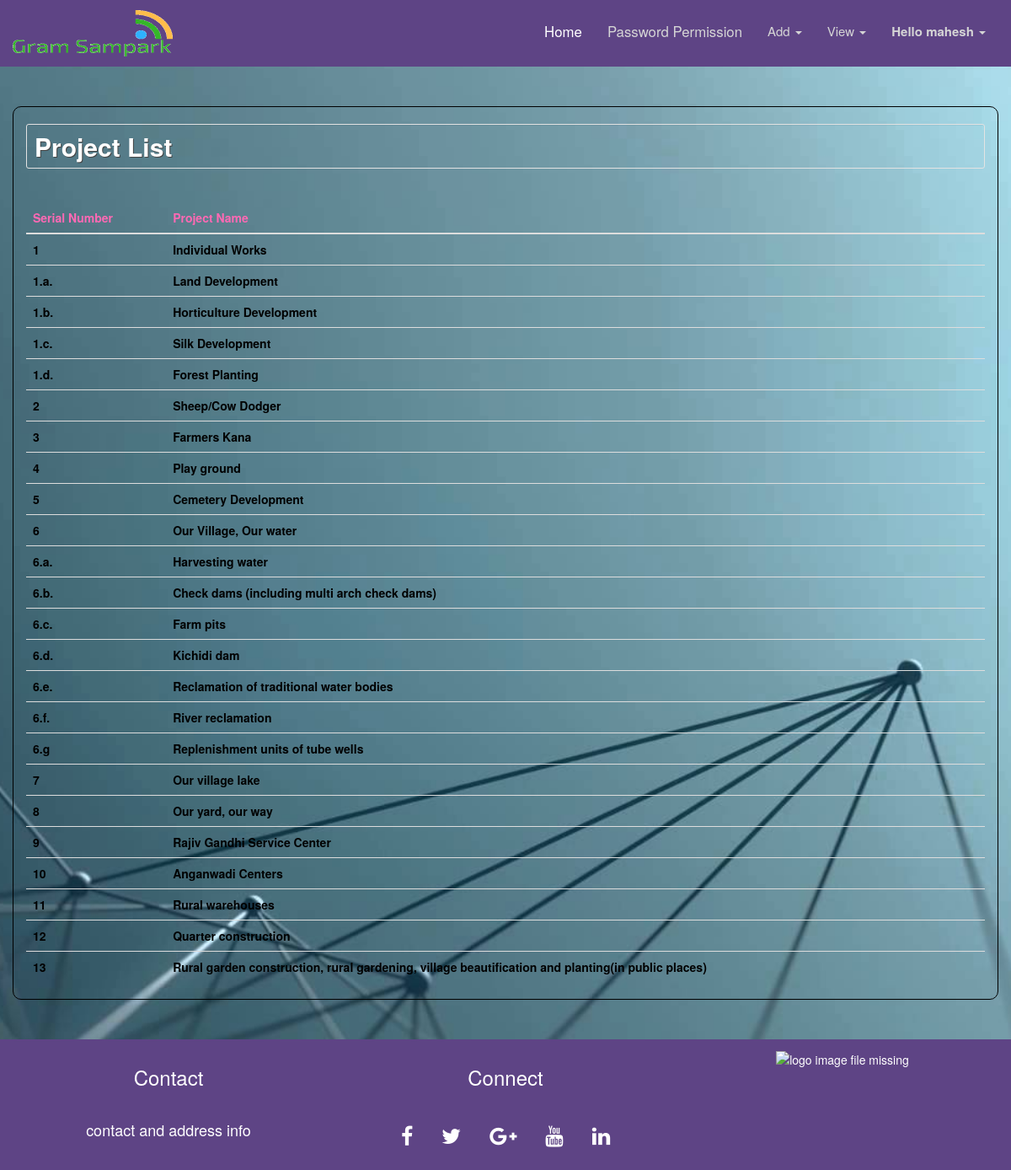
Page /zpadmin/viewprojects.php (signed in) on the committed database.
### tables this page shows
CREATE TABLE `project_list` (
  `pid` int(4) NOT NULL,
  `slno` varchar(10) NOT NULL,
  `project_name` varchar(100) NOT NULL,
  `visibility` int(3) NOT NULL,
  `uid` int(10) NOT NULL
);

### zpadmin/viewprojects.php (the view, shortened to what this page needs)
<!DOCTYPE html>
<html>
<head>
</head>
	<body class="bg">
		<?php
			include 'navbar.php';
		?>
		<div class="container-fluid">
			<div class="container" style="border:solid thin black;border-radius: 10px;">
				<h2 class="well well-sm" style="background-color:transparent; animation-duration: 3s;text-shadow:1px 1px 0 #444; color: white"><b>Project List</b></h2><br>
				<div class="table-responsive w3-animate-zoom">
					<table class="table table-striped" style="color: black; font-weight: bold;">
						<thead>
							<tr>
								<th  style="color: #FF69B4;"><b>Serial Number</b></th>
								<th style="color: #FF69B4;"><b>Project Name</b></th>
							</tr>
						</thead>
						<tbody style="background-color: transparent;">
							<?php
								$servername ="localhost";
								$username= "root";
								$password= "password";
								$dbname = "gramsampark";
								$conn = mysqli_connect($servername, $username, $password,$dbname );
								$sql="select * from project_list order by pid";
								$result=mysqli_query($conn, $sql);
								if ($result-> num_rows >0) {
									while ($row= $result-> fetch_assoc()) {
										echo "<tr style='background-color:transparent;'><td>".$row["slno"]."</td><td>".$row['project_name']."</td></tr>";
									}
								}
								else
								{
									echo "0 result";
								}
							?>
						</tbody>
					</table>
				</div>
			</div>
		</div>
		<?php include 'footer.php'; ?>
	</body>
</html>

### style.css (style rules this page uses)
html, body { height: 100%; width: 100%; }
.container { margin: 4% auto; }
.bg { background: url(img/gp6.jpg) no-repeat center center fixed; display: table; position: relative; width: 100%; background-size: cover; color: white; height: auto; width: 100%; }

### rows in the picture
project_list: slno "1", project_name "Individual Works"
project_list: slno "1.a.", project_name "Land Development"
project_list: slno "1.b.", project_name "Horticulture Development"
project_list: slno "1.c.", project_name "Silk Development"
project_list: slno "1.d.", project_name "Forest Planting"
project_list: slno "2", project_name "Sheep/Cow Dodger"
project_list: slno "3", project_name "Farmers Kana"
project_list: slno "4", project_name "Play ground"
project_list: slno "5", project_name "Cemetery Development"
project_list: slno "6", project_name "Our Village, Our water"
project_list: slno "6.a.", project_name "Harvesting water"
project_list: slno "6.b.", project_name "Check dams (including multi arch check dams)"
project_list: slno "6.c.", project_name "Farm pits"
project_list: slno "6.d.", project_name "Kichidi dam"
project_list: slno "6.e.", project_name "Reclamation of traditional water bodies"
project_list: slno "6.f.", project_name "River reclamation"
project_list: slno "6.g", project_name "Replenishment units of tube wells"
project_list: slno "7", project_name "Our village lake"
project_list: slno "8", project_name "Our yard, our way"
project_list: slno "9", project_name "Rajiv Gandhi Service Center"
project_list: slno "10", project_name "Anganwadi Centers"
project_list: slno "11", project_name "Rural warehouses"
project_list: slno "12", project_name "Quarter construction"
project_list: slno "13", project_name "Rural garden construction, rural gardening, village beautification and planting(in public places)"

### other values in the picture
$username "mahesh"
